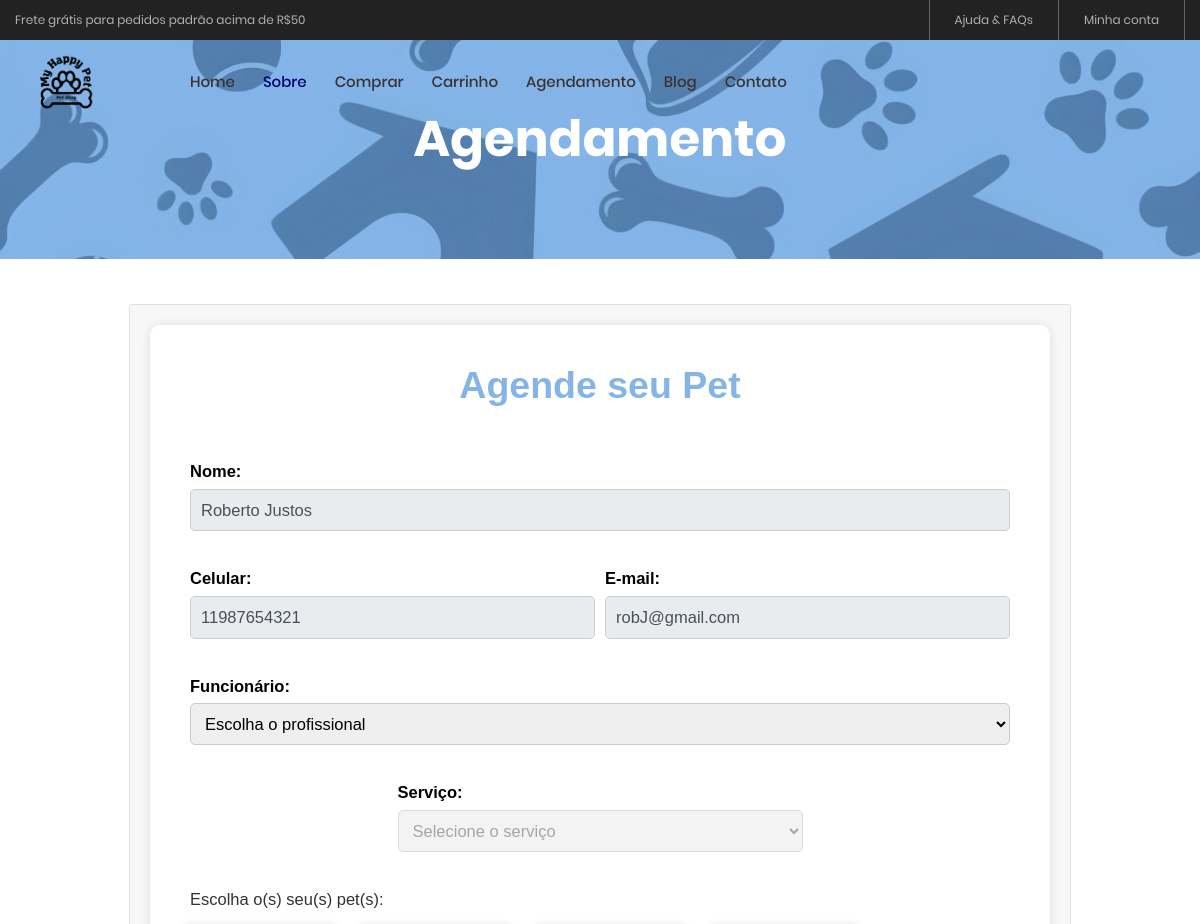
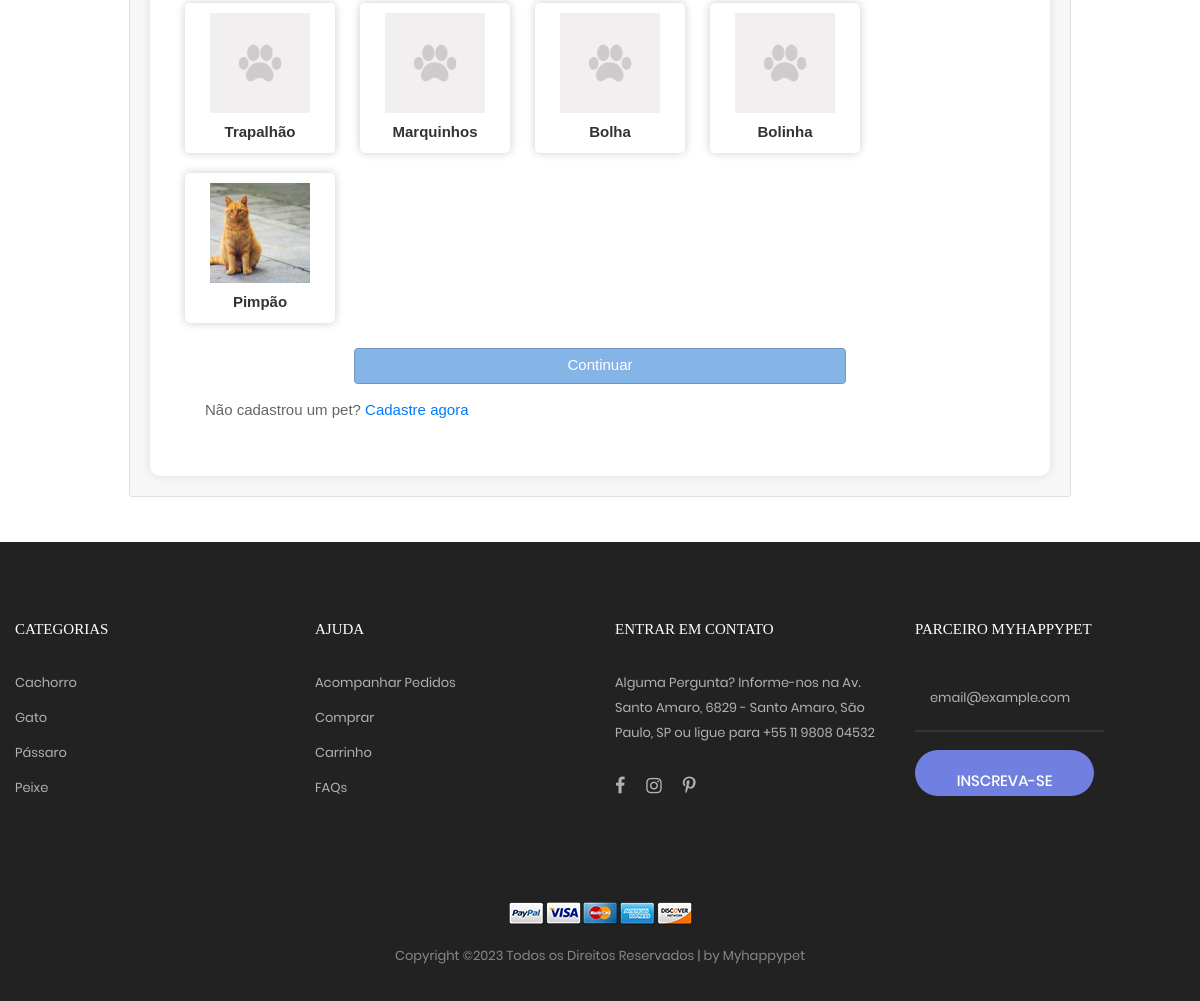
/agendamento.php (signed in), run on the app's committed database (2 pictures, top to bottom).
### tables this page shows
CREATE TABLE `cliente` (
  `idCliente` int(10) NOT NULL,
  `id_endereco` int(10) DEFAULT NULL,
  `nome` varchar(100) DEFAULT NULL,
  `sobrenome` varchar(100) DEFAULT NULL,
  `cpf` char(11) DEFAULT NULL,
  `rg` char(9) DEFAULT NULL,
  `data_nasc` date DEFAULT NULL
);

CREATE TABLE `cadastro_cliente` (
  `idCadastro` int(10) NOT NULL,
  `id_cliente` int(10) DEFAULT NULL,
  `data_cad` datetime DEFAULT NULL,
  `email` varchar(50) DEFAULT NULL,
  `celular` char(11) DEFAULT NULL,
  `senha` varchar(250) DEFAULT NULL
);

CREATE TABLE `cadastro_pet` (
  `idPet` int(10) NOT NULL,
  `id_cliente` int(10) DEFAULT NULL,
  `nome_pet` varchar(50) DEFAULT NULL,
  `raca` varchar(20) DEFAULT NULL,
  `sexo_pet` varchar(50) DEFAULT NULL,
  `cor_pet` varchar(20) DEFAULT NULL,
  `data_nasc_pet` date DEFAULT NULL,
  `peso_pet` float(4,2) DEFAULT NULL,
  `data_cad_pet` datetime DEFAULT NULL
);

CREATE TABLE `imagem_pet` (
  `idImgPet` int(10) NOT NULL,
  `id_pet` int(10) DEFAULT NULL,
  `dir_img_pet` varchar(250) DEFAULT NULL,
  `criado` datetime DEFAULT NULL
);

### agendamento.php (the view, shortened to what this page needs)
<?php
    include_once('php/conexao.php');
	$info_cliente = mysqli_query($conn, "SELECT * FROM cliente WHERE idCliente = ". $_SESSION['idCliente']);
	$informacoes_cliente = mysqli_fetch_assoc($info_cliente);
	$info_cad_cliente = mysqli_query($conn, "SELECT * FROM cadastro_cliente WHERE id_cliente = ". $_SESSION['idCliente']);
	$informacoes_cadastro = mysqli_fetch_assoc($info_cad_cliente);
	$animais_cliente = mysqli_query($conn, "SELECT * FROM cadastro_pet WHERE id_cliente = ". $_SESSION['idCliente']);
	$qt_animais_total = 1;
?>
<!DOCTYPE html>
<html lang="pt-br">
<head>
	<link rel="stylesheet" type="text/css" href="vendor/bootstrap/css/bootstrap.min.css">
	<link rel="stylesheet" type="text/css" href="fonts/font-awesome-4.7.0/css/font-awesome.min.css">
	<link rel="stylesheet" type="text/css" href="fonts/iconic/css/material-design-iconic-font.min.css">
	<link rel="stylesheet" type="text/css" href="fonts/linearicons-v1.0.0/icon-font.min.css">
	<link rel="stylesheet" type="text/css" href="vendor/animate/animate.css">
	<link rel="stylesheet" type="text/css" href="vendor/css-hamburgers/hamburgers.min.css">
	<link rel="stylesheet" type="text/css" href="vendor/animsition/css/animsition.min.css">
	<link rel="stylesheet" type="text/css" href="vendor/select2/select2.min.css">
	<link rel="stylesheet" type="text/css" href="vendor/daterangepicker/daterangepicker.css">
	<link rel="stylesheet" type="text/css" href="vendor/slick/slick.css">
	<link rel="stylesheet" type="text/css" href="vendor/MagnificPopup/magnific-popup.css">
	<link rel="stylesheet" type="text/css" href="vendor/perfect-scrollbar/perfect-scrollbar.css">
	<link rel="stylesheet" type="text/css" href="css/util.css">
	<link rel="stylesheet" type="text/css" href="css/main.css">
	<link rel="stylesheet" type="text/css" href="css/joao.css">
</head>
<body class="animsition">
	<header>
		<div class="container-menu-desktop">
			<div class="top-bar">
				<div class="content-topbar flex-sb-m h-full container">
					<div class="left-top-bar">
						Frete grátis para pedidos padrão acima de R$50
					</div>
					<div class="right-top-bar flex-w h-full">
						<a href="ajuda.html" class="flex-c-m trans-04 p-lr-25">
							Ajuda & FAQs
						</a>
						<a href="php/checa_login.php" class="flex-c-m trans-04 p-lr-25">
							Minha conta
						</a>
					</div>
				</div>
			</div>
			<div class="wrap-menu-desktop">
				<nav class="limiter-menu-desktop container">
					<a href="index.html" class="logo">
						<img src="images/icons/logo.png" alt="IMG-LOGO">
					</a>
						<div class="menu-desktop">
						<ul class="main-menu">
							<li>
								<a href="index.html">Home</a>
							</li>
							<li class="active-menu">
								<a href="sobre.html">Sobre</a>
							</li>
							<li>
								<a href="comprar.html">Comprar</a>
							</li>
							<li>
								<a href="carrinho.html">Carrinho</a>
							</li>
							<li>
								<a href="agendamento.php">Agendamento</a>
							</li>
							<li>
								<a href="blog.html">Blog</a>
							</li>
							<li>
								<a href="contato.html">Contato</a>
							</li>
						</ul>
					</div>
				</nav>
			</div>
		</div>
	</header>
	<section class="bg-img1 txt-center p-lr-15 p-tb-92" style="background-image: url('images/bg-01.jpg');">
		<h2 class="ltext-105 cl0 txt-center">
			Agendamento
		</h2>
	</section>
<main id="main">
  <br><br>
</main>
<body class="my-login-page"></body>
		<section class="h-90">
			<div class="container h-100">
				<div class="row justify-content-md-center h-100">
					<div class="card-wrapper">
						<div class="card fat">
							<div class="card-body" >
								<form method="POST" action="agendamento-pt2.php" class="my-login-validation">
                                    <div class="form-header">
                                        <h1 id="cor_agenda1" >Agende seu Pet</h1><br>
                                    </div>
                                    <div class="form-body">
                                        <div class="form-row">
                                            <div class="form-group col-md-12">
                                                <label for="nomeCompleto" id="cor_agenda">Nome:</label>
                                                <input id="nomeCompleto" type="text" class="form-control" name="nomeCompleto" value="<?php echo($informacoes_cliente['nome'] .' '. $informacoes_cliente['sobrenome']) ?>" required readonly autofocus>
                                            </div>
                                        </div>
                                        <div class="form-row">
                                            <div class="form-group col-md-6">
                                                <label for="celular" id="cor_agenda">Celular:</label>
                                                <input id="celular" type="tel" class="form-control" name="celular" placeholder="(00) 00000-0000" value="<?php echo($informacoes_cadastro['celular']); ?>" readonly required>
                                            </div>
                                            <div class="form-group col-md-6">
                                                <label for="email" id="cor_agenda">E-mail:</label>
                                                <input id="email" type="email" class="form-control" name="email" value="<?php echo($informacoes_cadastro['email']); ?>" readonly required>
                                            </div>
                                        </div>
                                        <div class="form-row">
                                            <div class="form-group col">
											<label for="funcionarios" id="cor_agenda">Funcionário:</label>
													<select id="funcionarios" name="funcionarios" oninput="libera_servico(this.value)" onload="libera_servico(this.value)">
														<option value=''>Escolha o profissional</option>
													</select>
                                            </div>
                                        </div>
										<div class="form-row">
                                            <div class="form-group col-md-6">
                                                <label for="servico" id="cor_agenda">Serviço:</label>
                                                <select id="servico" name="servico"  required disabled>
                                                    <option value="" id="cor_agenda">Selecione o serviço</option>
                                                </select>
                                            </div>
                                        </div>
										<div class="form-row pet-form">
											<div class="form-group col-md-12">
												<label class="cor-agenda">Escolha o(s) seu(s) pet(s):</label>
												<div class="row">
												<?php
												while ($row_animal = mysqli_fetch_assoc($animais_cliente)) {
													$img_pet = mysqli_query($conn, "SELECT * FROM imagem_pet WHERE id_pet = ". $row_animal['idPet']);
													$pega_img_pet = mysqli_fetch_assoc($img_pet);
													if (($qt_animais_total % 2) != 0) {
													echo('
													<div class="d-flex align-items-center">
														<label class="btn btn-outline-secondary pet-option mr-3">
														<input type="radio" required name="animal" value="'. $row_animal['idPet'] .'" autocomplete="off" class="opcao1">
														<img src="'. ($pega_img_pet['dir_img_pet'] ?? 'images/imgPet/placeholder_pet.png') .'" alt="'. $row_animal['nome_pet'] .'" class="pet-img" style="vertical-align: middle; display: inline-block;">
														<span class="pet-name">'. $row_animal['nome_pet'] .'</span>
														</label>
													</div>');
													} else {
													echo('
													<label class="btn btn-outline-secondary pet-option mr-3">
														<input type="radio" required name="animal" value="'. $row_animal['idPet'] .'" autocomplete="off" class="opcao2">
														<img src="'. ($pega_img_pet['dir_img_pet'] ?? 'images/imgPet/placeholder_pet.png') .'" alt="'. $row_animal['nome_pet'] .'" class="pet-img flex-fill" style="display: inline-block;">
														<span class="pet-name">'. $row_animal['nome_pet'] .'</span>
													</label>');
													}
													$qt_animais_total++;
												}
												?>
												</div>
											</div>
										</div>
										<div class="form-row">
                                            <div class="form-group col-md-12">
                                                <button type="submit" class="btn btn-primary btn-block"id="botão">
                                                    Continuar
                                                </button>
                                            </div>
                                        </div>
                                        <div class="form-group col-md-8">
                                            Não cadastrou um pet? <a href="cadastropet.php">Cadastre agora</a>
                                        </div>
                                    </div>
                                </form>
							</div>
						</div>
					</div>
				</div>
			</div><br><br>
		</section>
	<footer class="bg3 p-t-75 p-b-32">
		<div class="container">
			<div class="row">
				<div class="col-sm-6 col-lg-3 p-b-50">
					<h4 class="stext-301 cl0 p-b-30">
						Categorias
					</h4>
					<ul>
						<li class="p-b-10">
							<a href="#" class="stext-107 cl7 hov-cl1 trans-04">
								Cachorro
							</a>
						</li>
						<li class="p-b-10">
							<a href="#" class="stext-107 cl7 hov-cl1 trans-04">
								Gato
							</a>
						</li>
						<li class="p-b-10">
							<a href="#" class="stext-107 cl7 hov-cl1 trans-04">
								Pássaro
							</a>
						</li>
						<li class="p-b-10">
							<a href="#" class="stext-107 cl7 hov-cl1 trans-04">
								Peixe
							</a>
						</li>
					</ul>
				</div>
				<div class="col-sm-6 col-lg-3 p-b-50">
					<h4 class="stext-301 cl0 p-b-30">
						Ajuda
					</h4>
					<ul>
						<li class="p-b-10">
							<a href="#" class="stext-107 cl7 hov-cl1 trans-04">
								Acompanhar Pedidos
							</a>
						</li>
						<li class="p-b-10">
							<a href="#" class="stext-107 cl7 hov-cl1 trans-04">
								Comprar
							</a>
						</li>
						<li class="p-b-10">
							<a href="#" class="stext-107 cl7 hov-cl1 trans-04">
								Carrinho
							</a>
						</li>
						<li class="p-b-10">
							<a href="#" class="stext-107 cl7 hov-cl1 trans-04">
								FAQs
							</a>
						</li>
					</ul>
				</div>
				<div class="col-sm-6 col-lg-3 p-b-50">
					<h4 class="stext-301 cl0 p-b-30">
						Entrar em contato
					</h4>
					<p class="stext-107 cl7 size-201">
						Alguma Pergunta? Informe-nos na Av. Santo Amaro, 6829 - Santo Amaro, São Paulo, SP ou ligue para +55 11 9808 04532
					</p>
					<div class="p-t-27">
						<a href="#" class="fs-18 cl7 hov-cl1 trans-04 m-r-16">
							<i class="fa fa-facebook"></i>
						</a>
						<a href="#" class="fs-18 cl7 hov-cl1 trans-04 m-r-16">
							<i class="fa fa-instagram"></i>
						</a>
						<a href="#" class="fs-18 cl7 hov-cl1 trans-04 m-r-16">
							<i class="fa fa-pinterest-p"></i>
						</a>
					</div>
				</div>
				<div class="col-sm-6 col-lg-3 p-b-50">
					<h4 class="stext-301 cl0 p-b-30">
						Parceiro Myhappypet
					</h4>
					<form>
						<div class="wrap-input1 w-full p-b-4">
							<input class="input1 bg-none plh1 stext-107 cl7" type="text" name="email" placeholder="email@example.com">
						</div>
						<div class="p-t-18">
							<button class="flex-c-m stext-101 cl0 size-103 bg1 bor1 hov-btn2 p-lr-15 trans-04">
								Inscreva-se
							</button>
						</div>
					</form>
				</div>
			</div>
			<div class="p-t-40">
				<div class="flex-c-m flex-w p-b-18">
					<a href="#" class="m-all-1">
						<img src="images/icons/icon-pay-01.png" alt="ICON-PAY">
					</a>
					<a href="#" class="m-all-1">
						<img src="images/icons/icon-pay-02.png" alt="ICON-PAY">
					</a>
					<a href="#" class="m-all-1">
						<img src="images/icons/icon-pay-03.png" alt="ICON-PAY">
					</a>
					<a href="#" class="m-all-1">
						<img src="images/icons/icon-pay-04.png" alt="ICON-PAY">
					</a>
					<a href="#" class="m-all-1">
						<img src="images/icons/icon-pay-05.png" alt="ICON-PAY">
					</a>
				</div>
				<p class="stext-107 cl6 txt-center">
Copyright &copy;<script>document.write(new Date().getFullYear());</script> Todos os Direitos Reservados | by Myhappypet</a>
				</p>
			</div>
		</div>
	</footer>
</body>
</html>

### css/main.css (style rules this page uses)
.container { max-width: 1380px; }
@media (max-width: 1600px) { .container { max-width: 1200px; } }
.container-menu-desktop { height: auto; width: 100%; position: relative; -webkit-transition: all 0.3s; -o-transition: all 0.3s; -moz-transition: all 0.3s; transition: all 0.3s; }
.top-bar { height: 40px; background-color: #222; }
.left-top-bar { font-family: Poppins-Regular; font-size: 12px; line-height: 1.8; color: #b2b2b2; }
.right-top-bar a { font-family: Poppins-Regular; font-size: 12px; line-height: 1.8; height: 100%; color: #b2b2b2; border-right: 1px solid rgba(255,255,255,0.3); }
.right-top-bar a:first-child { border-left: 1px solid rgba(255,255,255,0.3); }
.wrap-menu-desktop { position: fixed; z-index: 1100; background-color: transparent; width: 100%; height: 84px; top: 40px; left: 0px; -webkit-transition: height 0.3s, background-color 0.3s; -o-transition: height 0.3s, background-color 0.3s; -moz-transition: height 0.3s, background-color 0.3s; transition: height 0.3s, background-color 0.3s; }
.limiter-menu-desktop { height: 100%; display: -webkit-box; display: -webkit-flex; display: -moz-box; display: -ms-flexbox; display: flex; align-items: center; background-color: transparent; }
.logo { display: -webkit-box; display: -webkit-flex; display: -moz-box; display: -ms-flexbox; display: flex; align-items: center; height: 65%; margin-right: 55px; }
.logo img { max-width: 100%; max-height: 100%; }
.menu-desktop { display: -webkit-box; display: -webkit-flex; display: -moz-box; display: -ms-flexbox; display: flex; align-items: center; height: 100%; }
.main-menu { list-style-type: none; margin: 0; display: -webkit-box; display: -webkit-flex; display: -moz-box; display: -ms-flexbox; display: flex; align-items: center; }
.main-menu > li { display: block; position: relative; padding: 20px 10px 20px 0px; margin: 0px 4px 0px 14px; }
.main-menu > li > a { font-family: Poppins-Medium; color: #3b3232; padding: 5px 0px; transition: all 0.4s; -webkit-transition: all 0.4s; -o-transition: all 0.4s; -moz-transition: all 0.4s; }
.main-menu > li.active-menu > a { color: #00026d; }
.cl0 { color: #fff; }
.cl6 { color: #888; }
.cl7 { color: #b2b2b2; }
.stext-101 { font-family: Poppins-Medium; font-size: 15px; line-height: 1.466667; text-transform: uppercase; }
.stext-107 { font-family: Poppins-Regular; font-size: 13px; line-height: 1.923; }
.stext-301 { font-family: Montserrat-Bold; font-size: 15px; line-height: 1.6; text-transform: uppercase; }
.ltext-105 { font-family: Poppins-Bold; font-size: 50px; line-height: 1.1; }
.size-103 { min-width: 179px; height: 46px; }
.size-201 { max-width: 270px; }
.bg-none { background-color: transparent; }
.bg1 { background-color: #717fe0; }
.bg3 { background-color: #222; }
.bg-img1 { background-size: cover; background-position: center center; background-repeat: no-repeat; }
.bor1 { border-radius: 23px; }
.wrap-input1 { position: relative; border-bottom: 2px solid rgba(204,204,204, 0.1); }
.input1 { background-color: transparent; width: 100%; }

### data on the page
cliente: nomeCompleto "Roberto Justos"
cadastro_cliente: celular "11987654321", email "robJ@gmail.com"
cadastro_pet: nome_pet "Trapalhão"
cadastro_pet: nome_pet "Marquinhos"
cadastro_pet: nome_pet "Bolha"
cadastro_pet: nome_pet "Bolinha"
cadastro_pet: imagem_pet.dir_img_pet (picture), nome_pet "Pimpão"
